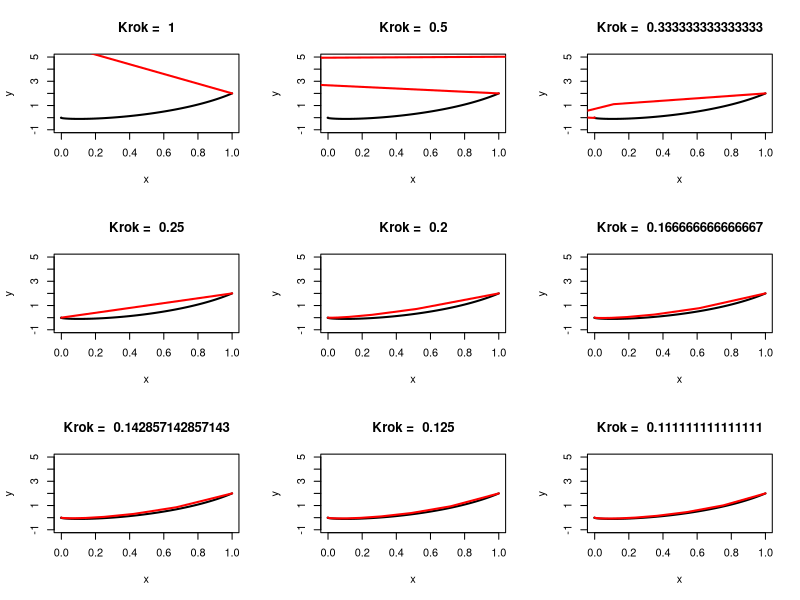

The R script that drew this image: (Note: this script raises an error after producing the figure.)
x <- function(t){
 exp(-4*t) * (cos(2*t) + sin(2*t))
}
y <- function(t){
  exp(-4*t)*(2*cos(2*t) - 2*sin(2*t))
}

Right <- function(t, x, y){
  c(-4*x+y, -4*x-4*y)
}

x_0 <- 1
y_0 <- 2

grid <- data.frame(grid = seq(0,10, by = 0.001))
SH <- function(grid, h, Right, start, n){

  TrueFun <- data.frame(first = rep(start[1], n), second = rep(start[2], n))
  for(i in 2:n) {
    r <- Right(0 + i*h, TrueFun[i-1, 'first'], TrueFun[i-1, 'second'])
    temp <- TrueFun[i - 1,] + h/2*(r + Right(0 + i*h, TrueFun[i - 1,'first'] + h*r[1], TrueFun[i - 1,'second'] + h*r[2]))
    TrueFun[i, 'first'] <- temp[1]
    TrueFun[i, 'second'] <- temp[2]
  }
  Real <- data.frame(first = x(grid$grid), second = y(grid$grid))
  Error <- integer(n)
  for(i in 1:n){
    Error[i] <- (TrueFun[i, 1] - x(grid$grid[i]))^2 +  (TrueFun[i, 2] - y(grid$grid[i]))^2
  }
  print(sqrt(mean(Error)))
  return(TrueFun)
}
par(mfrow = c(3,3))

for(i in 1:9){

  n <- 40 + (i-4)*10
  h <- 10/n

  plot(x(grid$grid), y(grid$grid), type = 'l', lwd = 2, main = paste('Krok = ', h), ylim = c(-1, 5), xlab = 'x', ylab = 'y')

  #
  # plot(x(grid$grid), y(grid$grid), type = 'l', lwd = 2, main = paste('Krok = ', h), ylim = c(-1, 5), xlab = 'x', ylab = 'y')
  sol <- SH(grid, h, Right, c(x_0, y_0), n)
  lines(sol[, 1], sol[,2], col = 'red', lwd = 2)
}

x0 <- 1
y0 <- 2
dx <- '-4*x+y'
dy <- '-4*x-4*y'
x <- 'exp(-4*t) * (cos(2*t) + sin(2*t))'
y <- 'exp(-4*t)*(2*cos(2*t) - 2*sin(2*t))'

functions <- Constructor(x, y, dx, dy)
Solution(functions, grid, x0, y0, method = 'ModifiedEuler')
